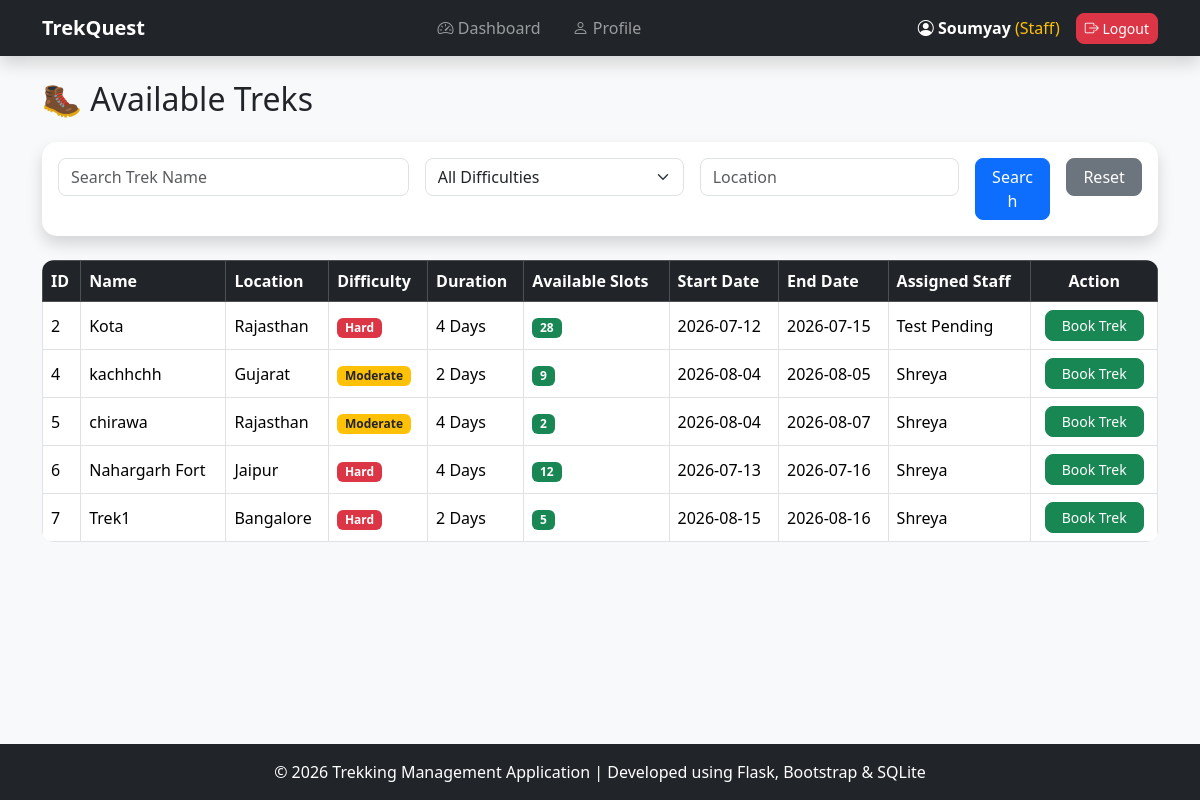
Screenshot of /available-treks (signed in) with the database file from the repository.
### models.py (models this page shows, shortened)
class User(UserMixin, db.Model):
    __tablename__ = "users"
    id = db.Column(
        db.Integer,
        primary_key=True
    )
    name = db.Column(
        db.String(100),
        nullable=False
    )
    email = db.Column(
        db.String(100),
        unique=True,
        nullable=False
    )
    password = db.Column(
        db.String(200),
        nullable=False
    )
    role = db.Column(
        db.String(20),
        nullable=False
    )
    status = db.Column(
        db.String(20),
        default="active"
    )

class Trek(db.Model):
    __tablename__ = "treks"
    id = db.Column(
        db.Integer,
        primary_key=True
    )
    name = db.Column(
        db.String(100),
        nullable=False
    )
    location = db.Column(
        db.String(100)
    )
    difficulty = db.Column(
        db.String(50)
    )
    duration = db.Column(
        db.Integer
    )
    available_slots = db.Column(
        db.Integer
    )
    start_date = db.Column(
        db.String(50)
    )
    end_date = db.Column(
        db.String(50)
    )
    status = db.Column(
        db.String(50),
        default="Open"
    )
    staff_id = db.Column(
        db.Integer,
        db.ForeignKey("users.id")
    )
    staff = db.relationship(
    "User",
    foreign_keys=[staff_id]
    )

### app.py (the view)
@app.route("/available-treks")
@login_required
def available_treks():
    search = request.args.get("search", "")
    difficulty = request.args.get("difficulty", "")
    location = request.args.get("location", "")
    treks = Trek.query.filter_by(status="Open")
    if search:
        treks = treks.filter(Trek.name.contains(search))
    if difficulty:
        treks = treks.filter(Trek.difficulty == difficulty)
    if location:
        treks = treks.filter(Trek.location.contains(location))
    treks = treks.all()
    return render_template(
        "available_treks.html",
        treks=treks,
        search=search,
        difficulty=difficulty,
        location=location
    )

### app.py (called while the page is built)
@login_manager.user_loader
def load_user(user_id):
    return User.query.get(
        int(user_id)
    )

### templates/available_treks.html (shortened to what this page needs)
{% extends "base.html" %}
{% block content %}
<div class="container mb-5">
    <h2 class="mb-4">
        🥾 Available Treks
    </h2>
    <div class="card shadow border-0 mb-4">
        <div class="card-body">
            <form method="GET">
                <div class="row g-3">
                    <div class="col-md-4">
                        <input
                            type="text"
                            name="search"
                            class="form-control"
                            placeholder="Search Trek Name"
                            value="{{ search }}">
                    </div>
                    <div class="col-md-3">
                        <select
                            name="difficulty"
                            class="form-select">
                            <option value="">All Difficulties</option>
                        </select>
                    </div>
                    <div class="col-md-3">
                        <input
                            type="text"
                            name="location"
                            class="form-control"
                            placeholder="Location"
                            value="{{ location }}">
                    </div>
                    <div class="col-md-1">
                        <button
                            class="btn btn-primary w-100">
                            Search
                        </button>
                    </div>
                    <div class="col-md-1">
                        <a href="{{ url_for('available_treks') }}"
                           class="btn btn-secondary w-100">
                            Reset
                        </a>
                    </div>
                </div>
            </form>
        </div>
    </div>
    {% if treks %}
    <div class="table-responsive">
        <table class="table table-hover table-bordered align-middle">
            <thead class="table-dark">
                <tr>
                    <th>ID</th>
                    <th>Name</th>
                    <th>Location</th>
                    <th>Difficulty</th>
                    <th>Duration</th>
                    <th>Available Slots</th>
                    <th>Start Date</th>
                    <th>End Date</th>
                    <th>Assigned Staff</th>
                    <th class="text-center">Action</th>
                </tr>
            </thead>
            <tbody>
            {% for trek in treks %}
            <tr>
                <td>{{ trek.id }}</td>
                <td>{{ trek.name }}</td>
                <td>{{ trek.location }}</td>
                <td>
                    {% if trek.difficulty == "Easy" %}
                        <span class="badge bg-success">
                            Easy
                        </span>
                    {% elif trek.difficulty == "Moderate" %}
                        <span class="badge bg-warning text-dark">
                            Moderate
                        </span>
                    {% else %}
                        <span class="badge bg-danger">
                            Hard
                        </span>
                    {% endif %}
                </td>
                <td>{{ trek.duration }} Days</td>
                <td>
                    {% if trek.available_slots > 0 %}
                        <span class="badge bg-success">
                            {{ trek.available_slots }}
                        </span>
                    {% else %}
                        <span class="badge bg-danger">
                            Full
                        </span>
                    {% endif %}
                </td>
                <td>{{ trek.start_date }}</td>
                <td>{{ trek.end_date }}</td>
                <td>
                    {% if trek.staff %}
                        {{ trek.staff.name }}
                    {% else %}
                        <span class="text-muted">
                            Not Assigned
                        </span>
                    {% endif %}
                </td>
                <td class="text-center">
                    <a href="{{ url_for('book_trek', trek_id=trek.id) }}"
                       class="btn btn-success btn-sm px-3">
                        Book Trek
                    </a>
                </td>
            </tr>
            {% endfor %}
            </tbody>
        </table>
    </div>
    {% else %}
    <div class="alert alert-warning">
        No matching treks found.
    </div>
    {% endif %}
</div>
{% endblock %}

### templates/base.html (shortened to what this page needs)
<!DOCTYPE html>
<html lang="en">
<head>
    <link href="https://cdn.jsdelivr.net/npm/bootstrap@5.3.3/dist/css/bootstrap.min.css" rel="stylesheet">
    <link rel="stylesheet" href="https://cdn.jsdelivr.net/npm/bootstrap-icons@1.11.3/font/bootstrap-icons.min.css">
</head>
<body class="d-flex flex-column min-vh-100">
    {% if request.endpoint != "home" %}
    <nav class="navbar navbar-expand-lg navbar-dark bg-dark shadow">
        {% endif %}
        <div class="container">
            {% if current_user.is_authenticated %}
            <a class="navbar-brand fw-bold" href="/">TrekQuest</a>
            <div class="collapse navbar-collapse" id="navbarMenu">
                <ul class="navbar-nav mx-auto gap-3">
                    {% if current_user.role=="admin" %}
                    <li class="nav-item">
                        <a class="nav-link" href="{{ url_for('admin_dashboard') }}">
                            <i class="bi bi-speedometer2"></i> Dashboard
                        </a>
                    </li>
                    <li class="nav-item">
                        <a class="nav-link" href="{{ url_for('view_treks') }}">
                            <i class="bi bi-map"></i> Treks
                        </a>
                    </li>
                    <li class="nav-item">
                        <a class="nav-link" href="{{ url_for('add_trek') }}">
                            <i class="bi bi-plus-circle"></i> Add Trek
                        </a>
                    </li>
                    <li class="nav-item">
                        <a class="nav-link" href="{{ url_for('manage_staff') }}">
                            <i class="bi bi-person-badge"></i> Staff
                        </a>
                    </li>
                    <li class="nav-item">
                        <a class="nav-link" href="{{ url_for('manage_users') }}">
                            <i class="bi bi-people"></i> Users
                        </a>
                    </li>
                    <li class="nav-item">
                        <a class="nav-link" href="{{ url_for('view_bookings') }}">
                            <i class="bi bi-journal-bookmark"></i> Bookings
                        </a>
                    </li>
                    {% elif current_user.role=="staff" %}
                    <li class="nav-item">
                        <a class="nav-link" href="{{ url_for('staff_dashboard') }}">
                            <i class="bi bi-speedometer2"></i> Dashboard
                        </a>
                    </li>
                    <li class="nav-item">
                        <a class="nav-link" href="{{ url_for('edit_profile') }}">
                            <i class="bi bi-person"></i> Profile
                        </a>
                    </li>
                    {% endif %}
                </ul>
                <div class="d-flex align-items-center">
                    <span class="text-white me-3">
                        <i class="bi bi-person-circle"></i>
                        <strong>{{ current_user.name }}</strong>
                        <span class="text-warning">
                            ({{ current_user.role|capitalize }})
                        </span>
                    </span>
                    <a href="{{ url_for('logout') }}" class="btn btn-danger btn-sm">
                        <i class="bi bi-box-arrow-right"></i>
                        Logout
                    </a>
                </div>
            </div>
            {% endif %}
        </div>
    </nav>
    <main class="flex-grow-1">
        <div class="m-4">
            {% block content %}
            {% endblock %}
        </div>
    </main>
    {% if request.endpoint != "home" %}
    <footer class="bg-dark text-white text-center py-3 mt-auto">
        © 2026 Trekking Management Application |
        Developed using Flask, Bootstrap & SQLite
    </footer>
    {% endif %}
</body>
</html>

### rows the page displays
User: name "Soumyay", role "Staff"
Trek: id "2", name "Kota", location "Rajasthan", difficulty "Hard", duration "4", available_slots "28", start_date "2026-07-12", end_date "2026-07-15", staff.name "Test Pending"
Trek: id "4", name "kachhchh", location "Gujarat", difficulty "Moderate", duration "2", available_slots "9", start_date "2026-08-04", end_date "2026-08-05", staff.name "Shreya"
Trek: id "5", name "chirawa", location "Rajasthan", difficulty "Moderate", duration "4", available_slots "2", start_date "2026-08-04", end_date "2026-08-07", staff.name "Shreya"
Trek: id "6", name "Nahargarh Fort", location "Jaipur", difficulty "Hard", duration "4", available_slots "12", start_date "2026-07-13", end_date "2026-07-16", staff.name "Shreya"
Trek: id "7", name "Trek1", location "Bangalore", difficulty "Hard", duration "2", available_slots "5", start_date "2026-08-15", end_date "2026-08-16", staff.name "Shreya"
